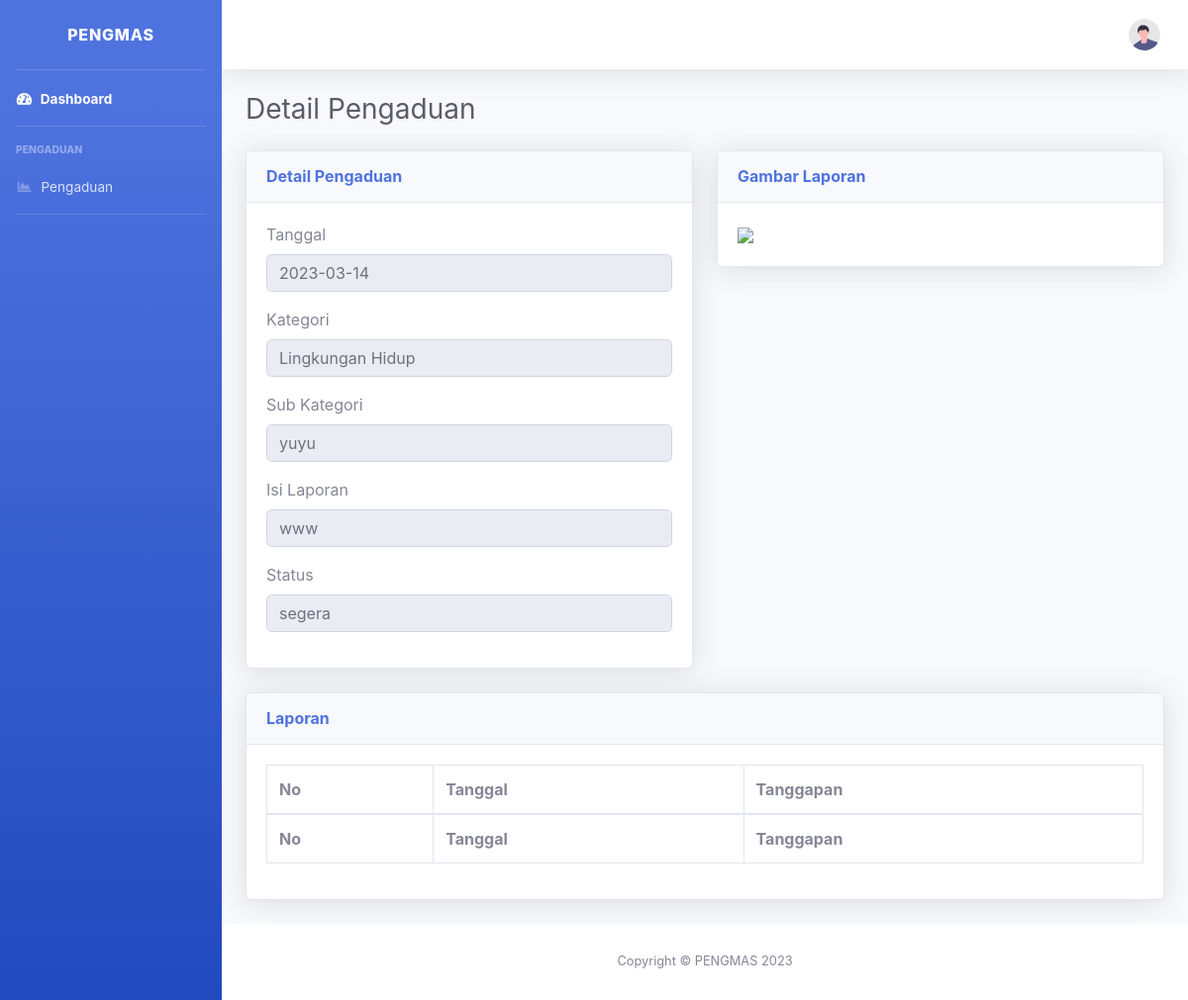
The app's page /C_masyarakat/detailpengaduan/6 with its own data.
### tables this page shows
CREATE TABLE `pengaduan` (
  `id_pengaduan` int(11) NOT NULL,
  `id_kategori` int(11) NOT NULL,
  `id_subkategori` int(11) NOT NULL,
  `tgl_pengaduan` date NOT NULL,
  `nik` varchar(16) NOT NULL,
  `isi_laporan` text NOT NULL,
  `foto` varchar(255) NOT NULL,
  `status` enum('segera','proses','selesai') NOT NULL
);

CREATE TABLE `kategori` (
  `id` int(11) NOT NULL,
  `kategori` varchar(50) NOT NULL
);

CREATE TABLE `sub_kategori` (
  `subkategori_id` int(11) NOT NULL,
  `id_kategori` int(11) NOT NULL,
  `sub_kategori` varchar(255) NOT NULL
);

### application/controllers/C_masyarakat.php (called while the page is built, shortened)
<?php
class C_masyarakat extends CI_Controller
{
	public function __construct()
    {
        $this->load->library('upload');
    }
	public function detailpengaduan($id)
	{
		$data['title'] = 'Home Page';
		$data['user'] = $this->db->get_where('masyarakat', ['username' => $this->session->userdata('username')])->row_array();
		$data['kategori'] = $this->db->get('kategori')->result_array();
		$data['tanggapan'] = $this->M_join->tanggapan($id)->result_array();
		$data['pengaduan2'] = $this->M_join->joinpengaduan2($id)->result_array();
		$this->load->view('temp/temp_dash/v_u_header', $data);
		$this->load->view('temp/temp_dash/v_u_sidebar', $data);
		$this->load->view('temp/temp_dash/v_u_topbar', $data);
		$this->load->view('user/v_detail_pengaduan', $data);
		$this->load->view('temp/temp_dash/v_u_footer', $data);
	}
}

### index.php (called while the page is built, shortened)
<?php
require_once BASEPATH.'core/CodeIgniter.php';

### application/models/M_join.php (called while the page is built, shortened)
<?php
class M_join extends CI_Model
{
    function tanggapan($id)
    {
        $this->db->select('*');
        $this->db->from('pengaduan');
        $this->db->join('tanggapan', 'tanggapan.id_pengaduan=pengaduan.id_pengaduan');
        $this->db->where('pengaduan.id_pengaduan', $id);
        return $this->db->get();
    }
    function joinpengaduan2($id)
    {
        $this->db->select('*');
        $this->db->from('pengaduan');
        $this->db->join('kategori', 'kategori.id=pengaduan.id_kategori');
        $this->db->join('sub_kategori', 'sub_kategori.subkategori_id=pengaduan.id_subkategori');
        $this->db->join('masyarakat', 'masyarakat.nik=pengaduan.nik');
        $this->db->where('id_pengaduan', $id);
        return $this->db->get();
    }
}

### application/views/user/v_detail_pengaduan.php (the view, shortened to what this page needs)
<div class="container-fluid">
    <div class="d-sm-flex align-items-center justify-content-between mb-4">
        <h1 class="h3 mb-0 text-gray-800">Detail Pengaduan</h1>
    </div>
    <div class="row">
        <div class="col-md-6">
            <div class="card shadow mb-4">
                <div class="card-header py-3">
                    <h6 class="m-0 font-weight-bold text-primary">Detail Pengaduan</h6>
                </div>
                <div class="card-body">
                    <?php foreach ($pengaduan2 as $al) : ?>
                        <div class="form-group">
                            <label for="formGroupExampleInput">Tanggal</label>
                            <input type="text" class="form-control" id="nis" value="<?= $al['tgl_pengaduan'] ?>" readonly>
                        </div>
                        <div class="form-group">
                            <label for="formGroupExampleInput">Kategori</label>
                            <input type="text" class="form-control" id="nis" value="<?= $al['kategori'] ?>" readonly>
                        </div>
                        <div class="form-group">
                            <label for="formGroupExampleInput">Sub Kategori</label>
                            <input type="text" class="form-control" id="nis" value="<?= $al['sub_kategori'] ?>" readonly>
                        </div>
                        <div class="form-group">
                            <label for="formGroupExampleInput">Isi Laporan</label>
                            <input type="text" class="form-control" id="nis" value="<?= $al['isi_laporan'] ?>" readonly>
                        </div>
                        <div class="form-group">
                            <label for="formGroupExampleInput">Status</label>
                            <input type="text" class="form-control" id="nis" value="<?= $al['status'] ?>" readonly>
                        </div>
                    <?php
                    endforeach ?>
                </div>
            </div>
        </div>
        <div class="col-md-6">
            <div class="card shadow mb-4">
                <div class="card-header py-3">
                    <h6 class="m-0 font-weight-bold text-primary">Gambar Laporan</h6>
                </div>
                <div class="card-body">
                    <img src="<?php echo base_url() . 'assets/uploads/img/' . $al['foto']; ?>" width="500">
                </div>
            </div>
        </div>
        <div class="col-md-12">
            <div class="card shadow mb-4">
                <div class="card-header py-3">
                    <h6 class="m-0 font-weight-bold text-primary">Laporan</h6>
                </div>
                <div class="card-body">
                    <div class="table-responsive">
                        <table class="table table-bordered" id="dataTable" width="100%" cellspacing="0">
                            <thead>
                                <tr>
                                    <th>No</th>
                                    <th>Tanggal</th>
                                    <th>Tanggapan</th>
                                </tr>
                            </thead>
                            <tfoot>
                                <tr>
                                    <th>No</th>
                                    <th>Tanggal</th>
                                    <th>Tanggapan</th>
                                </tr>
                            </tfoot>
                        </table>
                    </div>
                </div>
            </div>
        </div>
    </div>
</div>
</div>

### records on screen
pengaduan: tgl_pengaduan "2023-03-14", id_kategori.kategori "Lingkungan Hidup", sub_kategori "yuyu", isi_laporan "www", status "segera"
